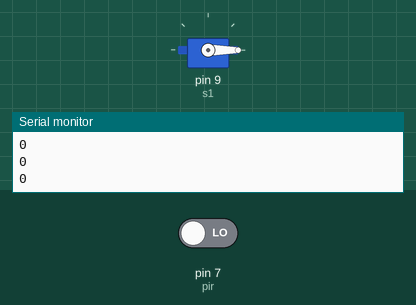
Bench run of a sketch on a simulated Arduino Uno, built with avr-gcc and run on an emulated ATmega328P. On the bench: servo, the last lines printed to the serial monitor. Inputs (shaded band) come from the test bench; at power-on: pin 7 (pir) LOW.

Above: at 3.4 s.
3.5 s: pin 7 (pir) driven HIGH
At 4.7 s:
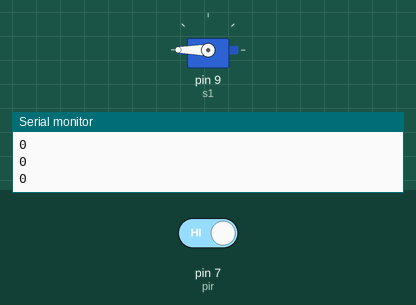
5.4 s: pin 7 (pir) driven LOW
At 7.7 s:
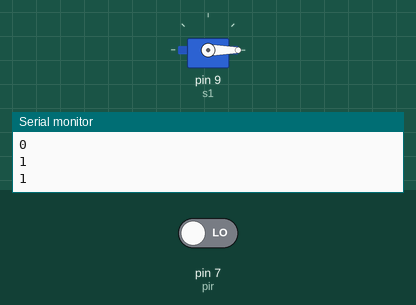
Timing chart, 0 to 9.2 s (numbered marks = the images above; inputs shaded):
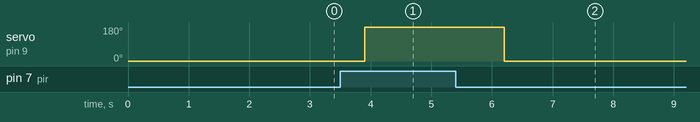

The sketch:

pir___entry.ino
```cpp
#include<Servo.h>
Servo s1;
int pir =7;
int count;

void setup()
{
Serial.begin(9600);
s1.attach(9);
pinMode(pir,INPUT);


}

void loop()
{
int detect=digitalRead(pir);   // read status of sensor
if(detect==HIGH)               // if sensor detects obstacle
{
count=count+1;
s1.write(270);
delay(1000);// led on
          // buzzer sounds
}
else{
  s1.write(0);
  }

delay(300);
Serial.println(count);
delay(1000);
}
```

Measured:
- after the input at 3.5 s, servo on pin 9 (s1): 0° → 180° after 0.40 s
- after the input at 5.4 s, servo on pin 9 (s1): 180° → 0° after 0.80 s
